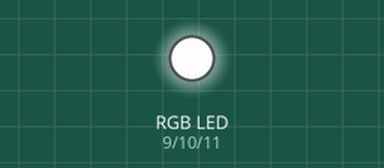
A sketch run on a simulated Arduino Uno, built with avr-gcc and run on an emulated ATmega328P. Shown: an RGB LED mixed from three pins (HIGH = lit). Dim RGB values are drawn brighter than linear.

Above: at 0.15 s.
At 3.5 s:
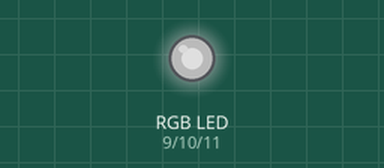
At 8.67 s:
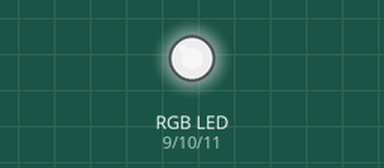
At 18.41 s:
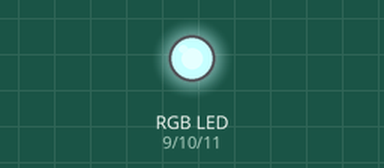
At 28.14 s:
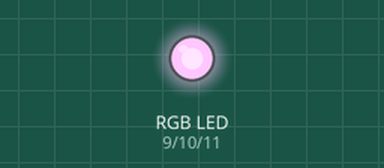
At 37.87 s:
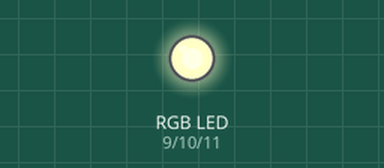
Timing chart, 0 to 40.0 s (numbered marks = the images above):
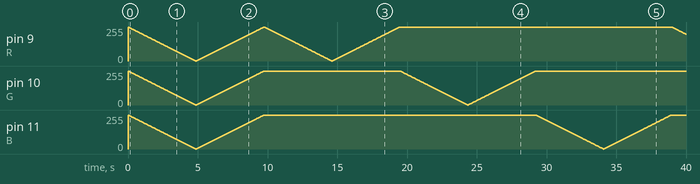

The sketch:

RGB_Lights.ino
```cpp
// =======================================| Lights |=======================================

int R = 9;
int G = 10;
int B = 11;

// =======================================| Delay n Steps |=======================================

int Fade_Time = 10000;
int Steps = 255;
int Delay_Time = Fade_Time / (Steps * 2);

// =======================================| Functions |=======================================

void LED_High(int Color) {
  for (int i = 0; i <= Steps; i++) {
    analogWrite(Color, 255 - i);
    delay(Delay_Time);
  }
}

void LED_Low(int Color) {
  for (int i = Steps; i >= 0; i--) {
    analogWrite(Color, 255 - i);
    delay(Delay_Time);
  }
}

void White_Color(int Color_1, int Color_2, int Color_3) {
  for (int i = 0; i <= Steps; i++) {
    analogWrite(Color_1, 255 - i);
    analogWrite(Color_2, 255 - i);
    analogWrite(Color_3, 255 - i);
    delay(Delay_Time);
  }
  delay(Delay_Time);
  for (int i = Steps; i >= 0; i--) {
    analogWrite(Color_1, 255 - i);
    analogWrite(Color_2, 255 - i);
    analogWrite(Color_3, 255 - i);
    delay(Delay_Time);
  }
}

// =======================================| Setup |=======================================

void setup() {
  pinMode(R, OUTPUT);
  pinMode(G, OUTPUT);
  pinMode(B, OUTPUT);
}

// =======================================| Loop |=======================================


void loop() {

  // White Color

  White_Color(R, G, B);

  // One to Another Color
  LED_High(R);
  LED_Low(R);
  LED_High(G);
  LED_Low(G);
  LED_High(B);
  LED_Low(B);

  // Two To Another Color
  LED_High(R);
  LED_High(G);
  LED_Low(R);
  LED_High(B);
  LED_Low(G);
  LED_High(R);
  LED_Low(B);
  LED_Low(R);

  // Three To Another Color
  LED_High(R);
  LED_High(G);
  LED_High(B);
  LED_Low(B);
  LED_Low(G);
  LED_Low(R);
  LED_High(R);
  LED_High(G);
  LED_High(B);
  LED_Low(R);
  LED_Low(G);
  LED_Low(B);
}
```
